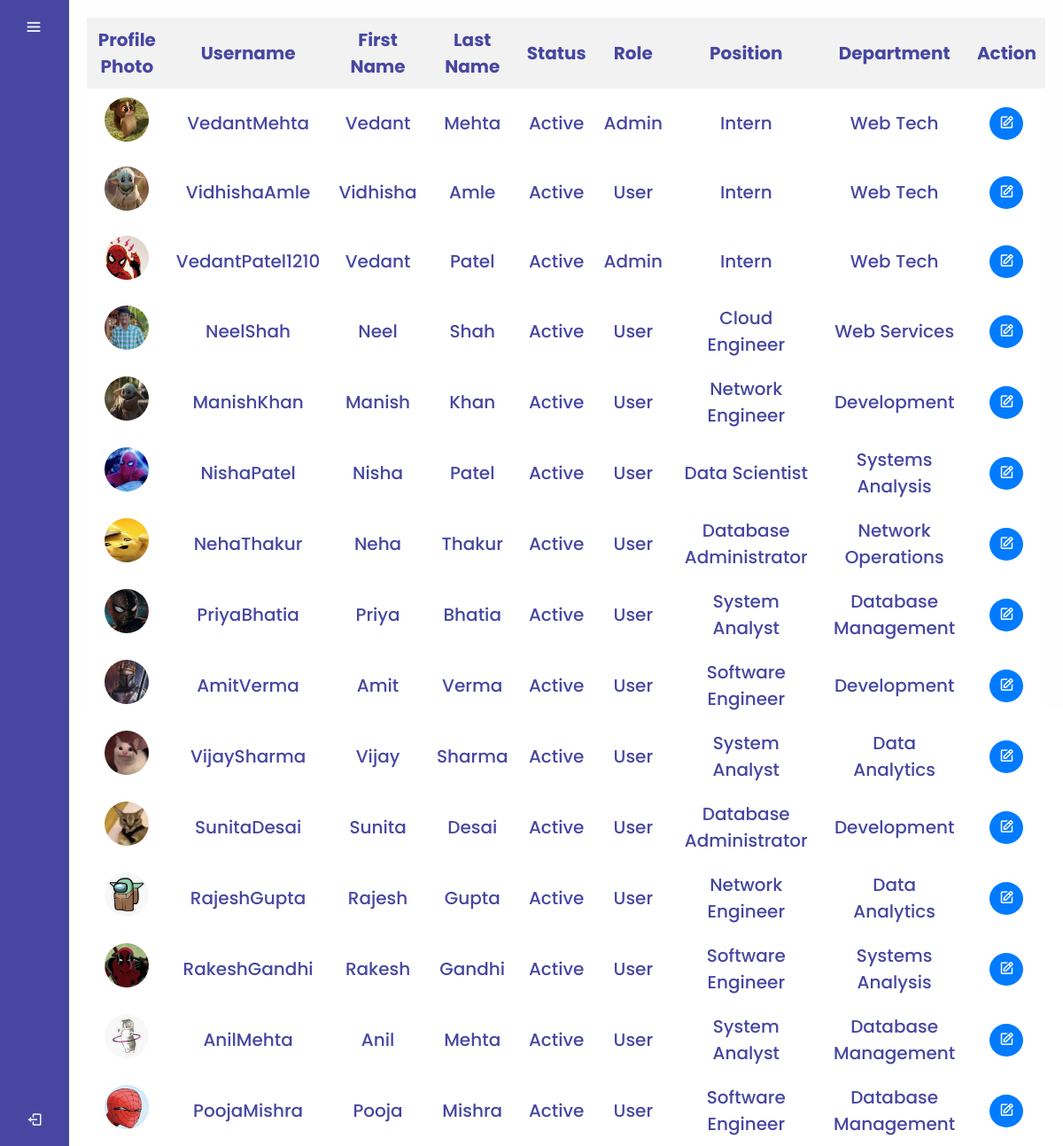
/adminuser (signed in), run on the app's committed database.
### emp_engagement/models.py (models this page shows, shortened)
class user_data(models.Model):
    Username= models.CharField(max_length=30)
    Password= models.CharField(default="admin123",max_length=15)
    FirstName= models.CharField(max_length=100)
    MiddleName= models.CharField(max_length=100, blank=True)
    LastName = models.CharField(max_length=100)
    Address1= models.CharField(max_length=50)
    Address2= models.CharField(max_length=50)
    City= models.CharField(max_length=50)
    State= models.CharField(max_length=50)
    Pincode= models.CharField(max_length=10)
    Country= models.CharField(max_length=50)
    DateofBirth= models.DateField()
    Gender_choices=(
        ('M', 'Male'),
        ('F', 'Female'),
        ('O', 'Other')
    )
    Gender= models.CharField(max_length=1, choices=Gender_choices)
    Qualifications = models.CharField(max_length=255)
    Position = models.CharField(max_length=100)
    Department = models.CharField(max_length=100)
    Reportsto= models.CharField(max_length=50,default= None)
    Email = models.EmailField(unique=True)
    Phone_number = models.CharField(max_length=15)
    is_user = models.BooleanField(default=False)
    is_admin = models.BooleanField(default=False)
    Profilepic = models.ImageField(default='default_male_pic.png', upload_to='profile_pics/', blank=True, null=True)
    Salary = models.IntegerField(default=0)

### emp_engagement/decorators.py (the view)
    def wrapped_view(request,*args, **kwargs):
        try:
            if 'username' in request.session.keys():
                return view_func(request,*args, **kwargs)
            else:
                return redirect('/login')
        except:
            return redirect('/login')

### templates/adminuser.html (shortened to what this page needs)
{% extends "index.html" %}
{% block css %}
{% load static %}
<link rel="stylesheet" href="{% static "css/adminuser.css" %}">
{% endblock css %}
{% block section %}
<div class="container">
    <table>
        <thead>
            <tr>
                <th>Profile Photo</th>
                <th>Username</th>
                <th>First Name</th>
                <th>Last Name</th>
                <th>Status</th>
                <th>Role</th>
                <th>Position</th>
                <th>Department</th>
                <th>Action</th>
            </tr>
        </thead>
        <tbody>
            {% for i in users %}
            <tr>
                <td><img src="{{ i.pic_url.url }}" alt="Profile Photo" class="profile-photo"></td>
                <td>{{ i.Username }}</td>
                <td>{{ i.FirstName }}</td>
                <td>{{ i.LastName }}</td>
                <td>{{ i.status }}</td>
                <td>{{ i.role }}</td>
                <td>{{ i.Position }}</td>
                <td>{{ i.Department }}</td>
                <td>
                    <div class="button-container">
                        <button type="button" class="edit-user-button" data-username="{{ i.Username }}"><i class='bx bx-edit'></i></button>
                    </div>
                </td>
            </tr>
            {% endfor %}
        </tbody>
    </table>
</div>
{% endblock section %}

### static/css/index.css (style rules this page uses)
* { margin: 0; padding: 0; box-sizing: border-box; font-family: "Poppins", sans-serif; }
:root { --primary-color: #4747a1; --secondary-color:#f4f7fe; }

### static/css/adminuser.css (style rules this page uses)
table { width: 100%; border-collapse: separate; border-spacing: 0; background-color: rgba(255, 255, 255, 0.8); border-radius: 10px; overflow-y: auto; max-height: calc(100vh - 150px); }
th, td { padding: 10px; text-align: center; font-size: 20px; }
th { background-color: #f2f2f2; }
.container { height: 100vh; background-color: rgba(255, 255, 255, 0.9); padding: 20px; }
button { padding: 5px 10px; font-size: 18px; cursor: pointer; background-color: #4CAF50; color: white; border: none; border-radius: 50%; margin: 5px; }
.edit-user-button, #cancel-modal-button { background-color: #007bff; }
.button-container { display: flex; justify-content: center; }
.profile-photo { width: 50px; height: 50px; border-radius: 50%; }

### data on the page
user_data: Username "VedantMehta", FirstName "Vedant", LastName "Mehta", Position "Intern", Department "Web Tech"
user_data: Username "VidhishaAmle", FirstName "Vidhisha", LastName "Amle", Position "Intern", Department "Web Tech"
user_data: Username "VedantPatel1210", FirstName "Vedant", LastName "Patel", Position "Intern", Department "Web Tech"
user_data: Username "NeelShah", FirstName "Neel", LastName "Shah", Position "Cloud Engineer", Department "Web Services"
user_data: Username "ManishKhan", FirstName "Manish", LastName "Khan", Position "Network Engineer", Department "Development"
user_data: Username "NishaPatel", FirstName "Nisha", LastName "Patel", Position "Data Scientist", Department "Systems Analysis"
user_data: Username "NehaThakur", FirstName "Neha", LastName "Thakur", Position "Database Administrator", Department "Network Operations"
user_data: Username "PriyaBhatia", FirstName "Priya", LastName "Bhatia", Position "System Analyst", Department "Database Management"
user_data: Username "AmitVerma", FirstName "Amit", LastName "Verma", Position "Software Engineer", Department "Development"
user_data: Username "VijaySharma", FirstName "Vijay", LastName "Sharma", Position "System Analyst", Department "Data Analytics"
user_data: Username "SunitaDesai", FirstName "Sunita", LastName "Desai", Position "Database Administrator", Department "Development"
user_data: Username "RajeshGupta", FirstName "Rajesh", LastName "Gupta", Position "Network Engineer", Department "Data Analytics"
user_data: Username "RakeshGandhi", FirstName "Rakesh", LastName "Gandhi", Position "Software Engineer", Department "Systems Analysis"
user_data: Username "AnilMehta", FirstName "Anil", LastName "Mehta", Position "System Analyst", Department "Database Management"
user_data: Username "PoojaMishra", FirstName "Pooja", LastName "Mishra", Position "Software Engineer", Department "Database Management"

### other printed values
{{ i.status }} "Active" "Active" "Active" "Active" "Active" "Active" "Active" "Active" "Active" "Active" "Active" "Active" "Active" "Active" "Active"
{{ i.role }} "Admin" "User" "Admin" "User" "User" "User" "User" "User" "User" "User" "User" "User" "User" "User" "User"
